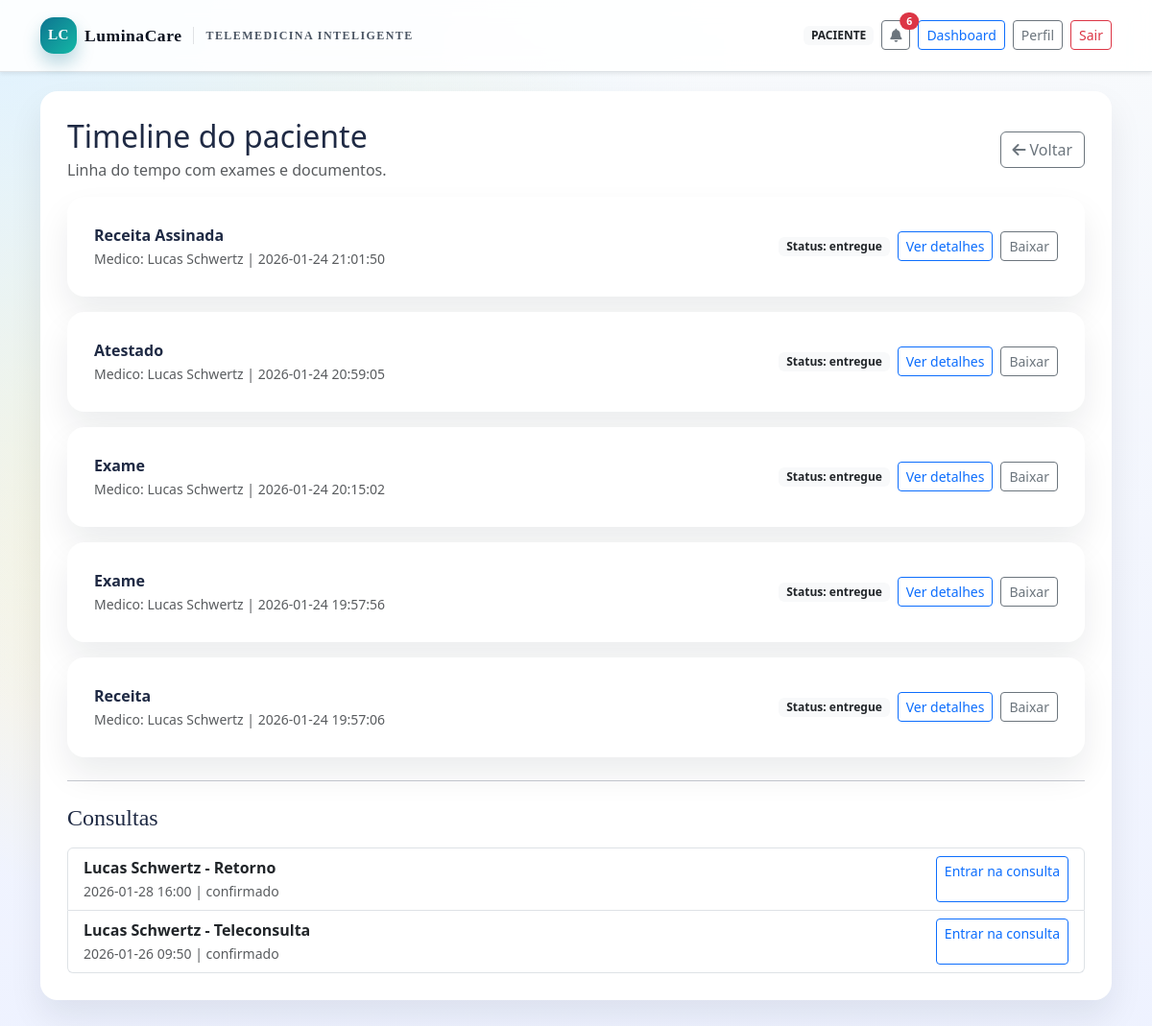
Screenshot of /paciente/timeline (signed in) with the database file from the repository.
### tables this page shows
CREATE TABLE documents (
            id INTEGER PRIMARY KEY AUTOINCREMENT,
            patient_name TEXT NOT NULL,
            doctor_name TEXT NOT NULL,
            category TEXT NOT NULL,
            doc_type TEXT NOT NULL,
            filename TEXT NOT NULL,
            created_at TEXT NOT NULL DEFAULT CURRENT_TIMESTAMP
        , status TEXT NOT NULL DEFAULT 'pendente', patient_seen INTEGER NOT NULL DEFAULT 0, company_id INTEGER);

CREATE TABLE appointments (
            id INTEGER PRIMARY KEY AUTOINCREMENT,
            doctor_name TEXT NOT NULL,
            patient_name TEXT NOT NULL,
            date TEXT NOT NULL,
            time TEXT NOT NULL,
            tipo TEXT NOT NULL,
            status TEXT NOT NULL DEFAULT 'agendado',
            created_at TEXT NOT NULL DEFAULT CURRENT_TIMESTAMP
        , pago INTEGER NOT NULL DEFAULT 0, payment_status TEXT, payment_link TEXT, payment_provider TEXT, payment_external_id TEXT, company_id INTEGER);

### app/routes/documentos_routes.py (the view)
@documentos_bp.route("/paciente/timeline")
def timeline_paciente():
    if normalize_role(session.get("user_role", "")) != "paciente":
        return redirect(url_for("auth.login"))
    db = get_db()
    documentos = db.execute(
        """
        SELECT id, doctor_name, category, doc_type, filename, created_at, status
        FROM documents
        WHERE patient_name = ? AND (company_id IS NULL OR company_id = ?)
        ORDER BY created_at DESC
        """,
        (session.get("user_name"), current_company_id()),
    ).fetchall()
    consultas = db.execute(
        """
        SELECT id, doctor_name, date, time, tipo, status
        FROM appointments
        WHERE patient_name = ? AND (company_id IS NULL OR company_id = ?)
        ORDER BY date DESC, time DESC
        """,
        (session.get("user_name"), current_company_id()),
    ).fetchall()
    return render_template(
        "paciente_timeline.html", documentos=documentos, consultas=consultas
    )

### app/__init__.py (called while the page is built, shortened)
def _register_context(app):
    @app.context_processor
    def inject_notifications():
        if "user_email" not in session:
            return {}
        db = get_db()
        try:
            unread = db.execute(
                "SELECT COUNT(*) FROM notifications WHERE user_email = ? AND is_read = 0",
                (session["user_email"],),
            ).fetchone()[0]
        except Exception:
            unread = 0
        master_email = current_app.config.get("MASTER_ADMIN_EMAIL", "")
        return {
            "notifications_unread": unread,
            "company_name": current_company_name(),
            "is_master_admin": session.get("user_email") == master_email if master_email else False,
        }

def _register_tenant(app):
    @app.before_request
    def load_company():
        host = request.host.split(":")[0]
        parts = host.split(".")
        subdomain = None
        if len(parts) >= 3 and host.endswith("luminacare.local"):
            subdomain = parts[0]
        if not subdomain:
            g.company_id = None
            g.company_name = None
            return

### app/db.py (called while the page is built)
def get_db():
    if "db" not in g:
        db_path = current_app.config["DB_PATH"]
        conn = sqlite3.connect(db_path)
        conn.row_factory = sqlite3.Row
        g.db = conn
    return g.db

### app/tenant.py (called while the page is built)
def current_company_id():
    return session.get("company_id") or getattr(g, "company_id", None)

def current_company_name():
    return session.get("company_name") or getattr(g, "company_name", None)

### app/utils.py (called while the page is built)
def _normalize_text(value):
    if not value:
        return ""
    normalized = unicodedata.normalize("NFKD", value)
    return "".join(ch for ch in normalized if not unicodedata.combining(ch))

def normalize_role(value):
    normalized = _normalize_text(value).strip().lower()
    if normalized in {
        "clinica/admin",
        "clinica",
        "admin",
        "cl\u00c3\u00adnica/admin",
    }:
        return "clinica"
    if normalized in {"medico", "m\u00c3\u00a9dico"}:
        return "medico"
    if normalized in {"paciente"}:
        return "paciente"
    return normalized

### app/templates/paciente_timeline.html (shortened to what this page needs)
{% extends 'base.html' %}
{% block content %}
<div class="section-card fade-up">
  <div class="d-flex flex-column flex-lg-row align-items-lg-center justify-content-between gap-3 mb-3">
    <div>
      <h2 class="mb-1">Timeline do paciente</h2>
      <p class="text-muted mb-0">Linha do tempo com exames e documentos.</p>
    </div>
    <a href="{{ url_for('dashboard.dashboard_paciente') }}" class="btn btn-outline-secondary">
      <i class="fas fa-arrow-left me-1"></i>Voltar
    </a>
  </div>
  {% if documentos %}
    <div class="d-flex flex-column gap-3">
      {% for doc in documentos %}
        <div class="section-card">
          <div class="d-flex flex-column flex-md-row align-items-md-center justify-content-between gap-2">
            <div>
              <div class="fw-semibold">{{ doc['doc_type'] }}</div>
              <small class="text-muted">Medico: {{ doc['doctor_name'] }} | {{ doc['created_at'] }}</small>
            </div>
            <div class="d-flex gap-2 align-items-center">
              <span class="badge bg-light text-dark">Status: {{ doc['status'] }}</span>
              <a href="{{ url_for('documentos.detalhe_documento', doc_id=doc['id']) }}" class="btn btn-outline-primary btn-sm">
                Ver detalhes
              </a>
              <a href="{{ url_for('documentos.download_arquivo', nome_arquivo=doc['filename']) }}" class="btn btn-outline-secondary btn-sm">
                Baixar
              </a>
            </div>
          </div>
        </div>
      {% endfor %}
    </div>
  {% else %}
    <p class="text-muted mb-0">Nenhum documento disponivel ainda.</p>
  {% endif %}
  <hr class="my-4">
  <h4 class="card-title mb-3">Consultas</h4>
  {% if consultas %}
    <div class="list-group">
      {% for c in consultas %}
        <div class="list-group-item d-flex flex-column flex-md-row justify-content-between gap-2">
          <div>
            <div class="fw-semibold">{{ c['doctor_name'] }} - {{ c['tipo'] }}</div>
            <small class="text-muted">{{ c['date'] }} {{ c['time'] }} | {{ c['status'] }}</small>
          </div>
          {% if c['status'] == 'confirmado' %}
            <a href="{{ url_for('consulta.consulta', appointment_id=c['id']) }}" class="btn btn-outline-primary btn-sm">
              Entrar na consulta
            </a>
          {% endif %}
        </div>
      {% endfor %}
    </div>
  {% else %}
    <p class="text-muted mb-0">Nenhuma consulta registrada.</p>
  {% endif %}
</div>
{% endblock %}

### app/templates/base.html (shortened to what this page needs)
<!DOCTYPE html>
<html lang="pt-BR">
  <head>
    <link href="https://cdn.jsdelivr.net/npm/bootstrap@5.3.2/dist/css/bootstrap.min.css" rel="stylesheet">
    <link href="https://cdnjs.cloudflare.com/ajax/libs/font-awesome/6.5.0/css/all.min.css" rel="stylesheet">
    <link rel="stylesheet" href="{{ url_for('static', filename='css/styles.css') }}">
  </head>
  <body class="app-body">
    <nav class="navbar navbar-expand-lg navbar-light border-bottom shadow-sm">
      <div class="container">
        <a class="navbar-brand fw-bold d-flex align-items-center gap-2" href="{{ url_for('home.home') }}">
          <span class="brand-mark">LC</span>
          <span class="brand-text">LuminaCare</span>
          <span class="brand-tag">telemedicina inteligente</span>
        </a>
        <div class="ms-auto d-flex gap-2 align-items-center">
          {% if session.get('user_name') %}
            <span class="badge bg-light text-dark text-uppercase">
              {{ session.get('user_role', 'usuario') }}
            </span>
            <a class="btn btn-outline-secondary btn-sm position-relative" href="{{ url_for('notifications.listar_notificacoes') }}">
              <i class="fas fa-bell"></i>
              {% if notifications_unread %}
                <span class="position-absolute top-0 start-100 translate-middle badge rounded-pill bg-danger">
                  {{ notifications_unread }}
                </span>
              {% endif %}
            </a>
            <a class="btn btn-outline-primary btn-sm" href="{{ url_for('dashboard.dashboard') }}">Dashboard</a>
            <a class="btn btn-outline-secondary btn-sm" href="{{ url_for('perfil.perfil') }}">Perfil</a>
            <a class="btn btn-outline-danger btn-sm" href="{{ url_for('auth.logout') }}">Sair</a>
          {% else %}
            <a class="btn btn-outline-primary btn-sm" href="{{ url_for('auth.login') }}">Entrar</a>
            <a class="btn btn-primary btn-sm" href="{{ url_for('auth.cadastro') }}">Criar conta</a>
          {% endif %}
        </div>
      </div>
    </nav>
    <main class="container page-shell">
      {% block content %}{% endblock %}
    </main>
  </body>
</html>

### app/static/css/styles.css (style rules this page uses)
:root { --ink-900: #0b1220; --ink-700: #1f2a44; --ink-500: #4b5563; --surface-100: #f8fafc; --surface-200: #eef2ff; --primary-600: #0e7490; --primary-500: #0891b2; --accent-500: #f59e0b; --success-500: #22c55e; --danger-500: #ef4444; --card-shadow: 0 20px 45px rgba(15, 23, 42, 0.12); }
body.app-body { font-family: "Sora", "Segoe UI", sans-serif; color: var(--ink-700); background: radial-gradient(circle at top left, #e0f2fe, transparent 45%), radial-gradient(circle at 20% 40%, #fef3c7, transparent 45%), linear-gradient(180deg, #f8fafc 0%, #eef2ff 100%); min-height: 100vh; }
.navbar { padding: 0.8rem 0; background: rgba(255, 255, 255, 0.88); backdrop-filter: blur(10px); }
.page-shell { margin-bottom: 4rem; padding-top: 1.25rem; }
.navbar-brand { font-family: "Fraunces", "Times New Roman", serif; letter-spacing: 0.5px; }
.brand-mark { width: 38px; height: 38px; border-radius: 14px; display: inline-flex; align-items: center; justify-content: center; font-weight: 700; font-size: 0.95rem; color: #ffffff; background: linear-gradient(135deg, #0e7490, #14b8a6); box-shadow: 0 10px 18px rgba(14, 116, 144, 0.28); }
.brand-text { font-size: 1.1rem; color: var(--ink-900); }
.brand-tag { font-size: 0.75rem; text-transform: uppercase; letter-spacing: 0.12em; color: var(--ink-500); border-left: 1px solid rgba(15, 23, 42, 0.12); padding-left: 0.75rem; margin-left: 0.25rem; }
.section-card { background: #ffffff; border-radius: 18px; box-shadow: 0 18px 35px rgba(15, 23, 42, 0.08); padding: 1.75rem; height: 100%; }
.card-title { font-family: "Fraunces", "Times New Roman", serif; }
.fade-up { animation: fadeUp 0.5s ease both; }

### rows the page displays
documents: doc_type "Receita Assinada", doctor_name "Lucas Schwertz", created_at "2026-01-24 21:01:50", status "entregue"
documents: doc_type "Atestado", doctor_name "Lucas Schwertz", created_at "2026-01-24 20:59:05", status "entregue"
documents: doc_type "Exame", doctor_name "Lucas Schwertz", created_at "2026-01-24 20:15:02", status "entregue"
documents: doc_type "Exame", doctor_name "Lucas Schwertz", created_at "2026-01-24 19:57:56", status "entregue"
documents: doc_type "Receita", doctor_name "Lucas Schwertz", created_at "2026-01-24 19:57:06", status "entregue"
appointments: doctor_name "Lucas Schwertz", tipo "Retorno", date "2026-01-28", time "16:00", status "confirmado"
appointments: doctor_name "Lucas Schwertz", tipo "Teleconsulta", date "2026-01-26", time "09:50", status "confirmado"

### other values shown
{{ session.get('user_role', 'usuario') }} "PACIENTE"
{{ notifications_unread }} "6"
